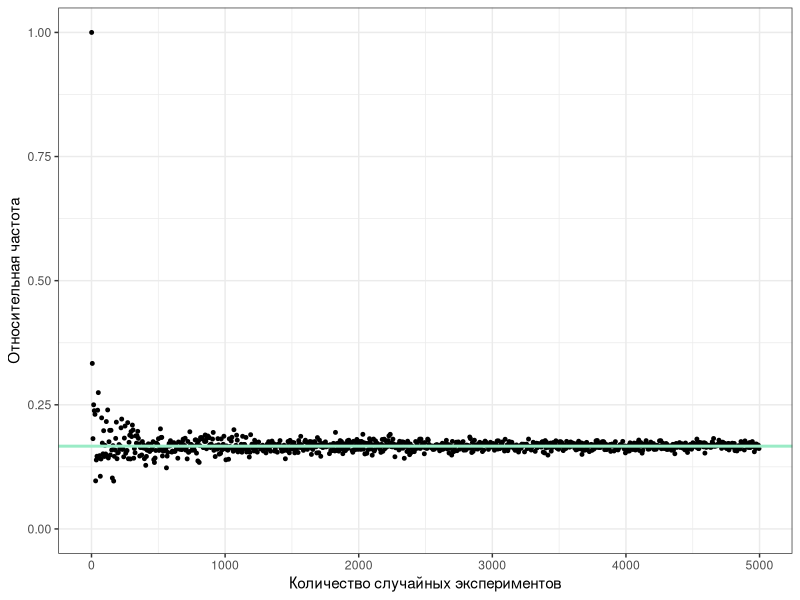
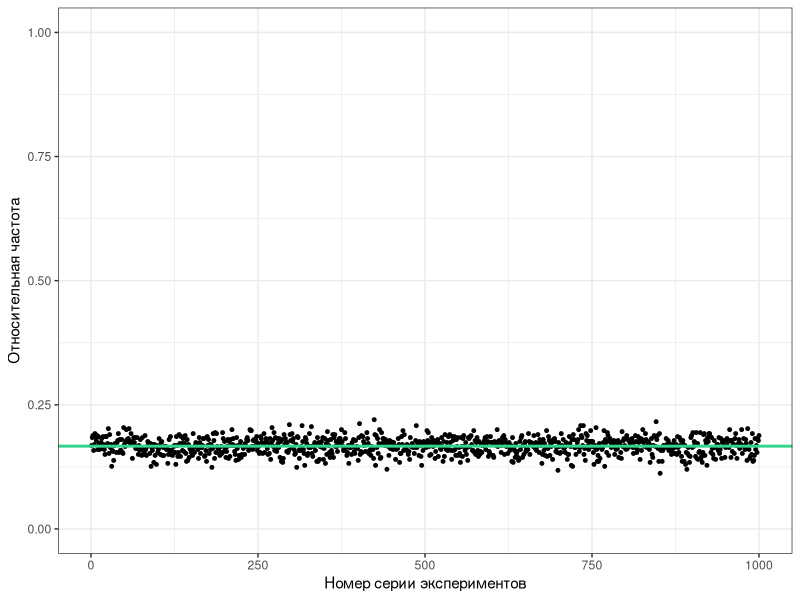

Write the R code that produced these figures, in order.
## ---- chunk 1
knitr::opts_chunk$set(echo=FALSE, eval=TRUE, message=FALSE, warning=FALSE, error=FALSE)
## ---- chunk 2
library(tidyverse)
theme_set(theme_bw())
## ---- chunk 3
set.seed(123)

tibble(n = seq(1, 5000, by = 5),
       p = n %>% 
  map(sample, x = 1:6, replace = TRUE) %>% 
  map(table) %>% 
  map(.[1]) %>% 
  unlist() %>% 
  `/`(n)
  ) %>% 
  ggplot(aes(n, p)) +
  geom_point(size = 1) +
  geom_hline(yintercept = 1/6,
             color = "#9AEBC6",
             linewidth = 1) +
  ylim(0, 1) +
  labs(x = "Количество случайных экспериментов",
       y = "Относительная частота") -> plot1


set.seed(956)
sample(1:6, 500*1000, replace = TRUE) %>% 
  matrix(ncol = 1000) %>% 
  apply(2, function(x) sum(x == 1)) %>% 
  `/`(500) %>% 
  tibble(n = 1:1000,
         p = .) %>% 
  ggplot(aes(x = n,
             y = p)) +
  geom_point(size = 1) +
  geom_hline(yintercept = 1/6,
             color = "#36D38C",
             linewidth = 1) +
  ylim(0, 1) +
  labs(x = "Номер серии экспериментов",
       y = "Относительная частота") -> plot2
## ---- chunk 4
#| label: fig-prob-stat-stability
#| fig-cap: "Статистическая устойчивость"
#| fig-subcap:
#|   - "С ростом числа испытания относительная частота приближается к некоторому значению"
#|   - "В разных сериях испытаний относительная частота примерно постоянна"
#| layout-ncol: 2

print(plot1)
print(plot2)
